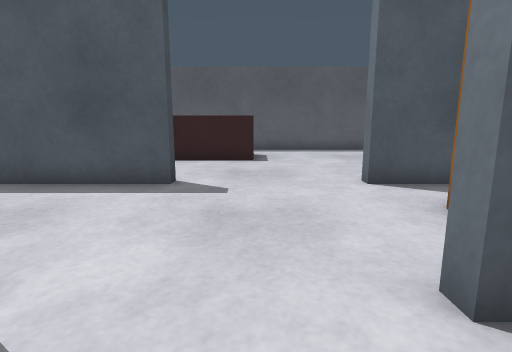
View 1 (above)

19 first-person views from a walk through a world built for the Gazebo simulator. The camera is 0.68 m above the floor, tilts 10° down and sees 80° across. The floor is counted in squares, 0.5 m on a side. Each view is taken from the middle of a square. On the plan, view 1 faces up. The plan holds only what a view shows up to about 14 squares ahead; the rest is blank. The place goes on beyond the plan.

View 2
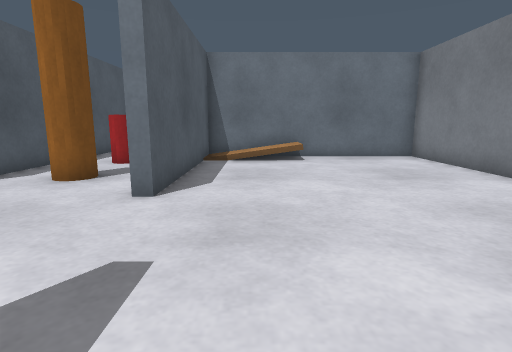

View 3
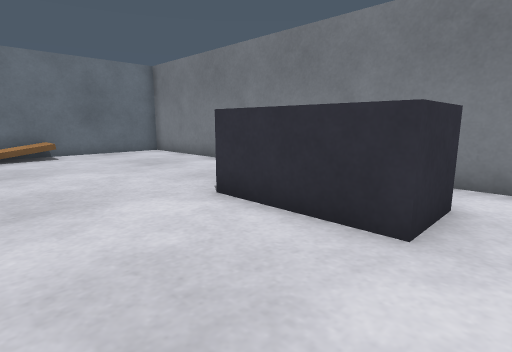

View 4
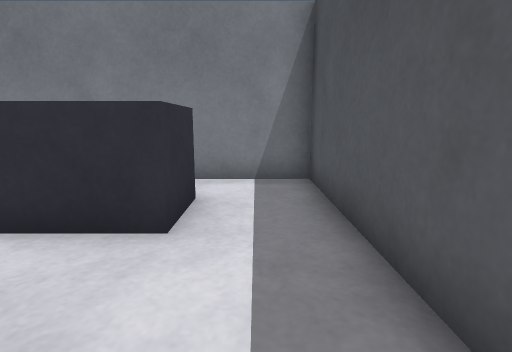

View 5
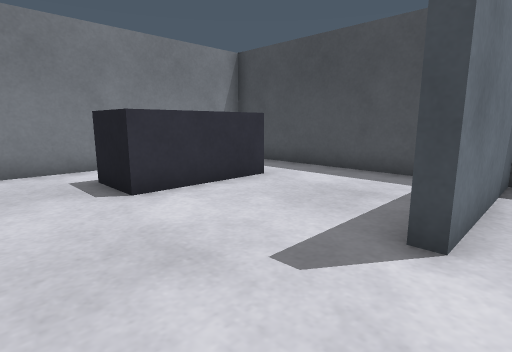

View 6
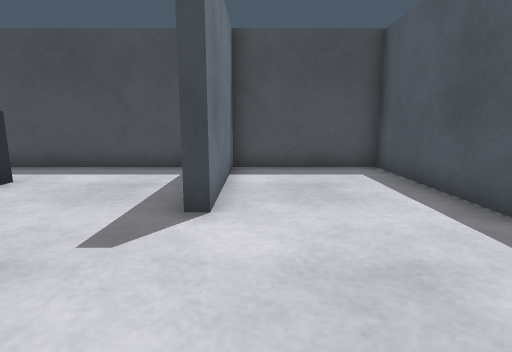

View 7
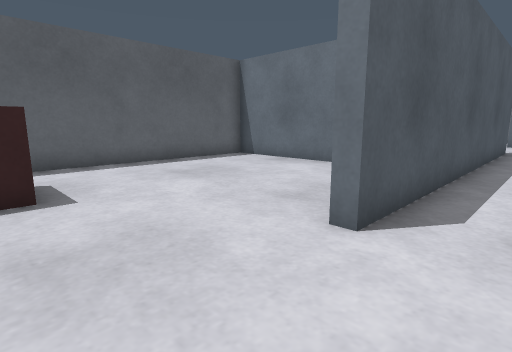

View 8
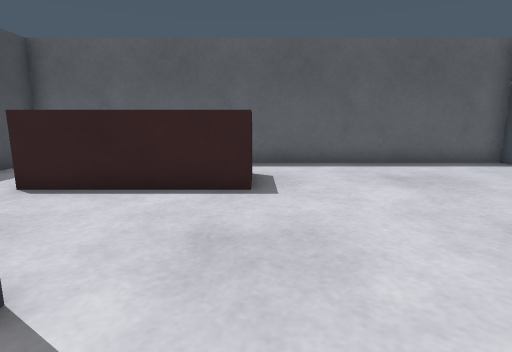

View 9
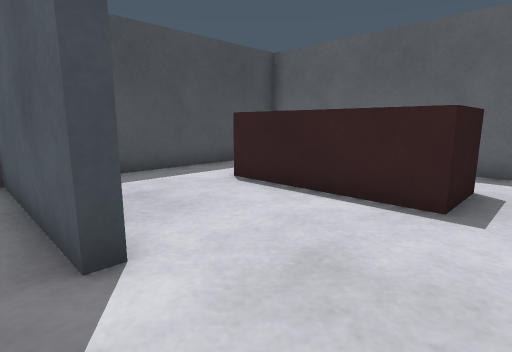

View 10
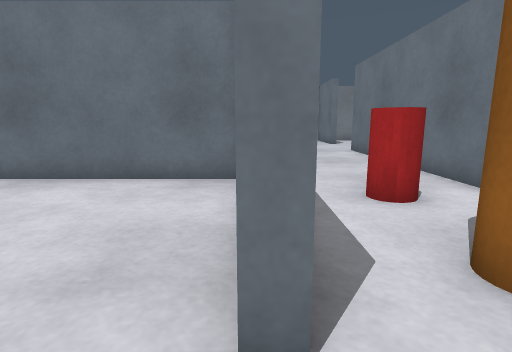

View 11
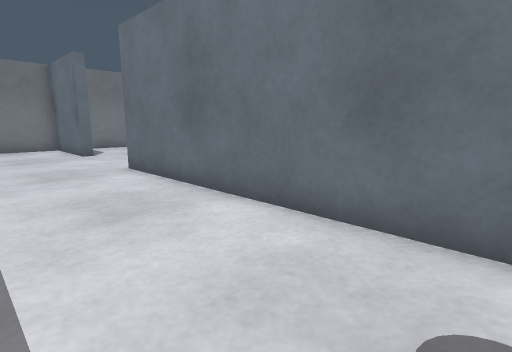

View 12
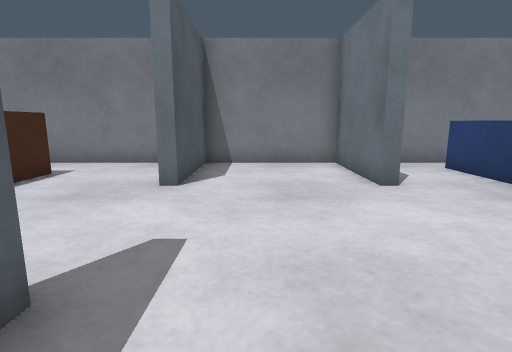

View 13
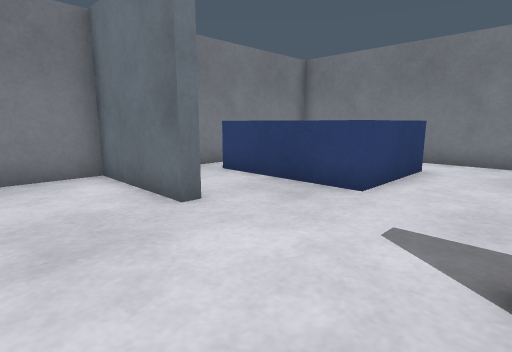

View 14
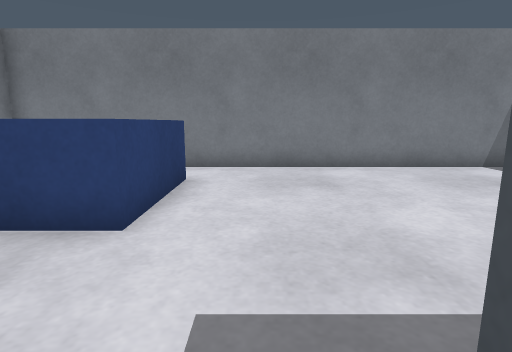

View 15
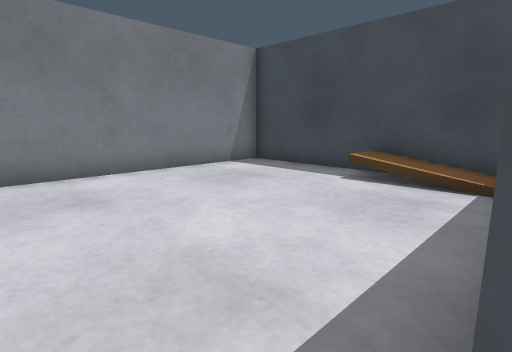

View 16
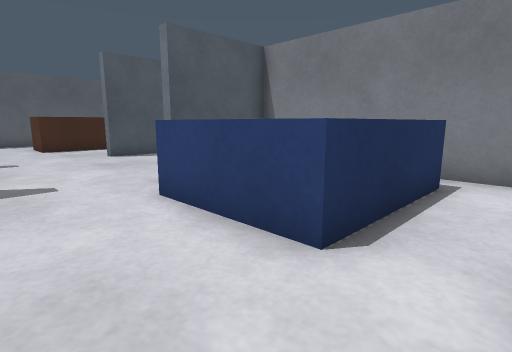

View 17
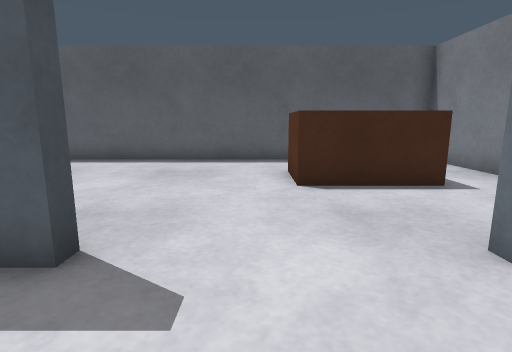

View 18
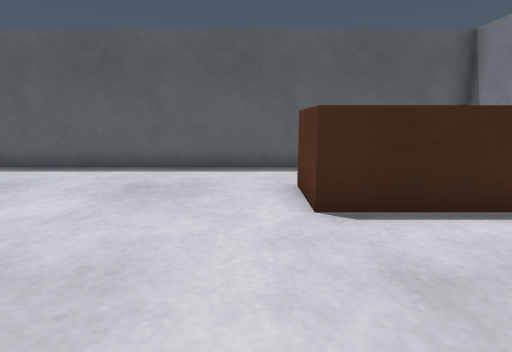

View 19
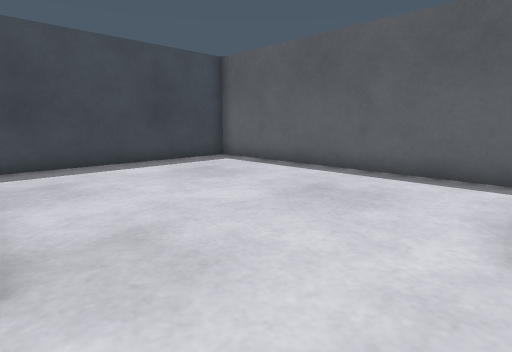

### Floor plan
Key: @ floor where view 1 was taken; # wall or solid block; . main floor; : floor 0.1 m higher than the main floor; + floor 0.2 m higher than the main floor; * floor 0.25 m higher than the main floor; / step, stairs or slope; B red box; P pillar; C red cylinder; R ramp; G grey box; W brown box; L blue box.
Columns run from 8 left of view 1 to 25 right of it. Each row starts with its distance up from view 1.
 16  ################################
 15 #       .........#..........     #
 14 #.      .........#..........     #
 13 #..     B........#..........    .#
 12 #..     B........#.........W   ..#
 11 #...BBBB.........#.........WWWW..#
 10 #................#...............#
  9 #................#...............#
  8    ..............#...............#
  7 #######....##############....#####
  6 #................................#
  5 #..........PP..C.................#
  4 #..........PP.CC.................#
  3 #................................#
  2 ######....###############....#####
  1 #............../:#/..............#
  0 #.......@....../+#/..............#
 -1 #............../*#R........LLLLL.#
 -2 #................#.........L     #
 -3 #..GGGG..........#.........L     #
 -4 #..G  G..........#.........LLLLL.#
 -5 #...   ..........#...............#
 -6 #...  ...  ......#.............  #
 -7 #################################

Where each view was taken, in squares from view 1:
view 1: 0 up, 0 right, facing up
view 2: 0 up, 4 left, facing right
view 3: 1 up, 6 left, facing down-right
view 4: 1 up, 6 left, facing down
view 5: 3 up, 1 right, facing down-left
view 6: 3 up, 2 right, facing left
view 7: 5 up, 1 left, facing up-right
view 8: 5 up, 0 right, facing up
view 9: 6 up, 1 right, facing up-left
view 10: 7 up, 1 right, facing right
view 11: 6 up, 7 right, facing down-right
view 12: 5 up, 14 right, facing right
view 13: 5 up, 16 right, facing down-right
view 14: 3 up, 17 right, facing down
view 15: 2 up, 17 right, facing down-left
view 16: 6 down, 16 right, facing up-right
view 17: 4 up, 18 right, facing up
view 18: 6 up, 18 right, facing up
view 19: 7 up, 19 right, facing up-left
